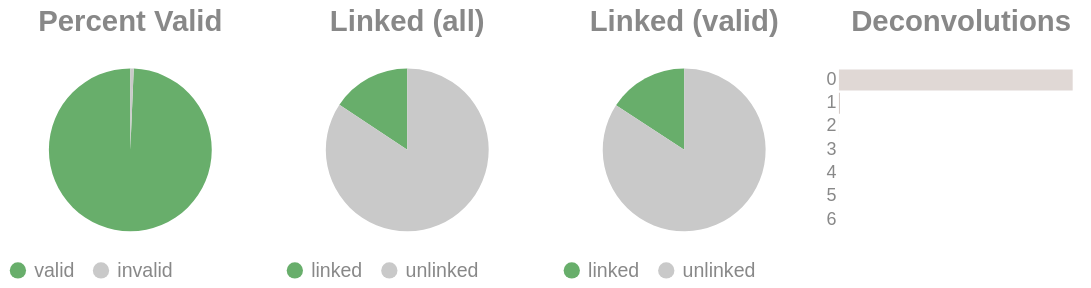

Notebook code for this chart:
### Code cell
if SKIPLR:
    pass
else:
    clash = Counter()
    for i in valids['molecule'].to_list():
        _mol = i.split("-")
        if len(_mol) == 1:
            clash.update('0')
        else:
            clash.update(_mol[-1])

    _d = {"deconvolutions": [], 'count': []}
    for k,v in clash.items():
        _d['deconvolutions'].append(k)
        _d['count'].append(v)

    tot_valid = valids['reads'].sum()
    mask = valids['reads'] >= 2
    n_linked_reads = valids.filter(mask)['reads'].sum()
    if n_linked_reads == 0:
        print_html("No linked molecules (>=2 reads) were detected; skipping linked-only distributions.")
        SKIPLR = True
    else:
        perc_valid = round(tot_valid / n_reads, 4)
        linked_perc_abs = round(n_linked_reads / n_reads, 4)
        linked_perc = round(n_linked_reads / tot_valid, 4)

    _valid = pl.DataFrame({"valids": ['valid', 'invalid'], "count": [tot_valid, n_reads - tot_valid]})
    _linked_abs = pl.DataFrame({"linked (absolute)": ['linked', 'unlinked'], "count": [n_linked_reads, n_reads - n_linked_reads]})
    _linked_rel = pl.DataFrame({"linked (valids)": ['linked', 'unlinked'], "count": [n_linked_reads, tot_valid - n_linked_reads]})

    (
        alt.hconcat(
            piechart(_valid, goodval = 'valid', title = "Percent Valid"),
            piechart(_linked_abs, goodval = "linked", title =  "Linked (all)"),
            piechart(_linked_rel, goodval = "linked", title =  "Linked (valid)"),
            convolutionbar(pl.DataFrame(_d), title = "Deconvolutions"),
            center = True,
            bounds = 'flush'
        )
        .resolve_scale(color='independent')
        .resolve_legend('independent')
        .properties(usermeta={'embedOptions': {"actions": False}})
    ).display()

### Figure 1 — Vega-Lite specification as saved in the notebook (floating-point values rounded to 4 significant figures)
{"width": "container", "height": 400, "config": {"title": {"anchor": "start", "dy": -15, "fontSize": 18, "color": "#888888", "subtitleColor": "#888888", "subtitleFontSize": 14}, "arc": {"fill": "#0072B2"}, "axis": {"domainColor": "#888888", "domainWidth": 0.5, "gridWidth": 0.2, "grid": false, "titleFontWeight": 400, "titleFontSize": 15, "labelFontSize": 11, "labelColor": "#888888", "tickColor": "#888888", "tickWidth": 0.2, "titleColor": "#888888"}, "axisBand": {"grid": false}, "axisX": {"grid": true, "tickSize": 10, "domainCap": "round"}, "axisY": {"domain": false, "grid": true, "tickSize": 0, "domainCap": "round"}, "background": "transparent", "header": {"labelFontSize": 15, "labelColor": "#888888", "titleFontSize": 15, "titleFontWeight": 600, "titleColor": "#888888"}, "legend": {"labelFont": "sans-serif", "labelFontSize": 12, "labelColor": "#888888", "symbolSize": 100, "symbolType": "circle", "titleFontSize": 12, "titlePadding": 10, "titleColor": "#888888", "title": null}, "range": {"category": ["#E69F00", "#56B4E9", "#009E73", "#F0E442", "#0072B2", "#D55E00", "#CC79A7", "#000000"], "diverging": ["#cfe8f3", "#a2d4ec", "#73bfe2", "#46abdb", "#1696d2", "#12719e"]}, "area": {"fill": "#0072B2", "fillOpacity": 0.7, "line": true, "strokeOpacity": 0.7}, "line": {"color": "#0072B2", "stroke": "#0072B2", "strokeWidth": 2}, "trail": {"color": "#0072B2", "stroke": "#0072B2", "strokeWidth": 0, "size": 1}, "point": {"filled": true, "fillOpacity": 1.0, "size": 95}, "text": {"color": "#888888", "fontSize": 11, "align": "right", "fontWeight": 400, "size": 11}, "bar": {"fill": "#0072B2", "stroke": null}, "view": {"stroke": null, "continuousWidth": 660, "continuousHeight": 400}}, "hconcat": [{"data": {"name": "data-daf775c08092543da8fce12a4032ccd7"}, "mark": {"type": "arc"}, "encoding": {"color": {"field": "valids", "legend": {"orient": "bottom", "title": null}, "scale": {"domain": ["valid", "invalid"], "range": ["#68ae6b", "#C9C9C9"]}, "title": "Valids", "type": "nominal"}, "theta": {"field": "count", "type": "quantitative"}, "tooltip": [{"field": "valids", "title": "Valids", "type": "ordinal"}, {"field": "percent", "format": ".2%", "title": "Percent", "type": "quantitative"}, {"field": "count", "title": "Count", "type": "quantitative"}]}, "height": 100, "title": {"text": "Percent Valid", "align": "center", "anchor": "middle"}, "transform": [{"calculate": "datum.count / 191265", "as": "percent"}], "width": 150}, {"data": {"name": "data-363a2b905be9625546a4212db902cab6"}, "mark": {"type": "arc"}, "encoding": {"color": {"field": "linked (absolute)", "legend": {"orient": "bottom", "title": null}, "scale": {"domain": ["linked", "unlinked"], "range": ["#68ae6b", "#C9C9C9"]}, "title": "Linked (Absolute)", "type": "nominal"}, "theta": {"field": "count", "type": "quantitative"}, "tooltip": [{"field": "linked (absolute)", "title": "Linked (Absolute)", "type": "ordinal"}, {"field": "percent", "format": ".2%", "title": "Percent", "type": "quantitative"}, {"field": "count", "title": "Count", "type": "quantitative"}]}, "height": 100, "title": {"text": "Linked (all)", "align": "center", "anchor": "middle"}, "transform": [{"calculate": "datum.count / 191265", "as": "percent"}], "width": 150}, {"data": {"name": "data-78de18fca1524b300191e1d1a03c7479"}, "mark": {"type": "arc"}, "encoding": {"color": {"field": "linked (valids)", "legend": {"orient": "bottom", "title": null}, "scale": {"domain": ["linked", "unlinked"], "range": ["#68ae6b", "#C9C9C9"]}, "title": "Linked (Valids)", "type": "nominal"}, "theta": {"field": "count", "type": "quantitative"}, "tooltip": [{"field": "linked (valids)", "title": "Linked (Valids)", "type": "ordinal"}, {"field": "percent", "format": ".2%", "title": "Percent", "type": "quantitative"}, {"field": "count", "title": "Count", "type": "quantitative"}]}, "height": 100, "title": {"text": "Linked (valid)", "align": "center", "anchor": "middle"}, "transform": [{"calculate": "datum.count / 189986", "as": "percent"}], "width": 150}, {"data": {"name": "data-44730e51f2be66b5ef427b19b50de3f1"}, "mark": {"type": "bar"}, "encoding": {"color": {"field": "deconvolutions", "legend": null, "scale": {"scheme": "lightgreyred"}, "type": "nominal"}, "tooltip": [{"field": "deconvolutions", "title": "Deconvolutions", "type": "ordinal"}, {"field": "percent", "format": ".2%", "title": "Percent", "type": "quantitative"}, {"field": "count", "title": "Count", "type": "quantitative"}], "x": {"axis": null, "field": "count", "type": "quantitative"}, "y": {"field": "deconvolutions", "sort": "ascending", "title": null, "type": "nominal"}}, "height": 100, "title": {"text": "Deconvolutions", "align": "center", "anchor": "middle"}, "transform": [{"calculate": "datum.count / 172980", "as": "percent"}], "width": 150}], "bounds": "flush", "center": true, "resolve": {"legend": {"angle": "independent"}, "scale": {"color": "independent"}}, "usermeta": {"embedOptions": {"actions": false}}, "$schema": "https://vega.github.io/schema/vega-lite/v6.1.0.json", "datasets": {"data-daf775c08092543da8fce12a4032ccd7": [{"valids": "valid", "count": 189986}, {"valids": "invalid", "count": 1279}], "data-363a2b905be9625546a4212db902cab6": [{"linked (absolute)": "linked", "count": 29985}, {"linked (absolute)": "unlinked", "count": 161280}], "data-78de18fca1524b300191e1d1a03c7479": [{"linked (valids)": "linked", "count": 29985}, {"linked (valids)": "unlinked", "count": 160001}], "data-44730e51f2be66b5ef427b19b50de3f1": [{"deconvolutions": "0", "count": 172196}, {"deconvolutions": "1", "count": 748}, {"deconvolutions": "2", "count": 26}, {"deconvolutions": "3", "count": 5}, {"deconvolutions": "4", "count": 2}, {"deconvolutions": "5", "count": 2}, {"deconvolutions": "6", "count": 1}]}}
